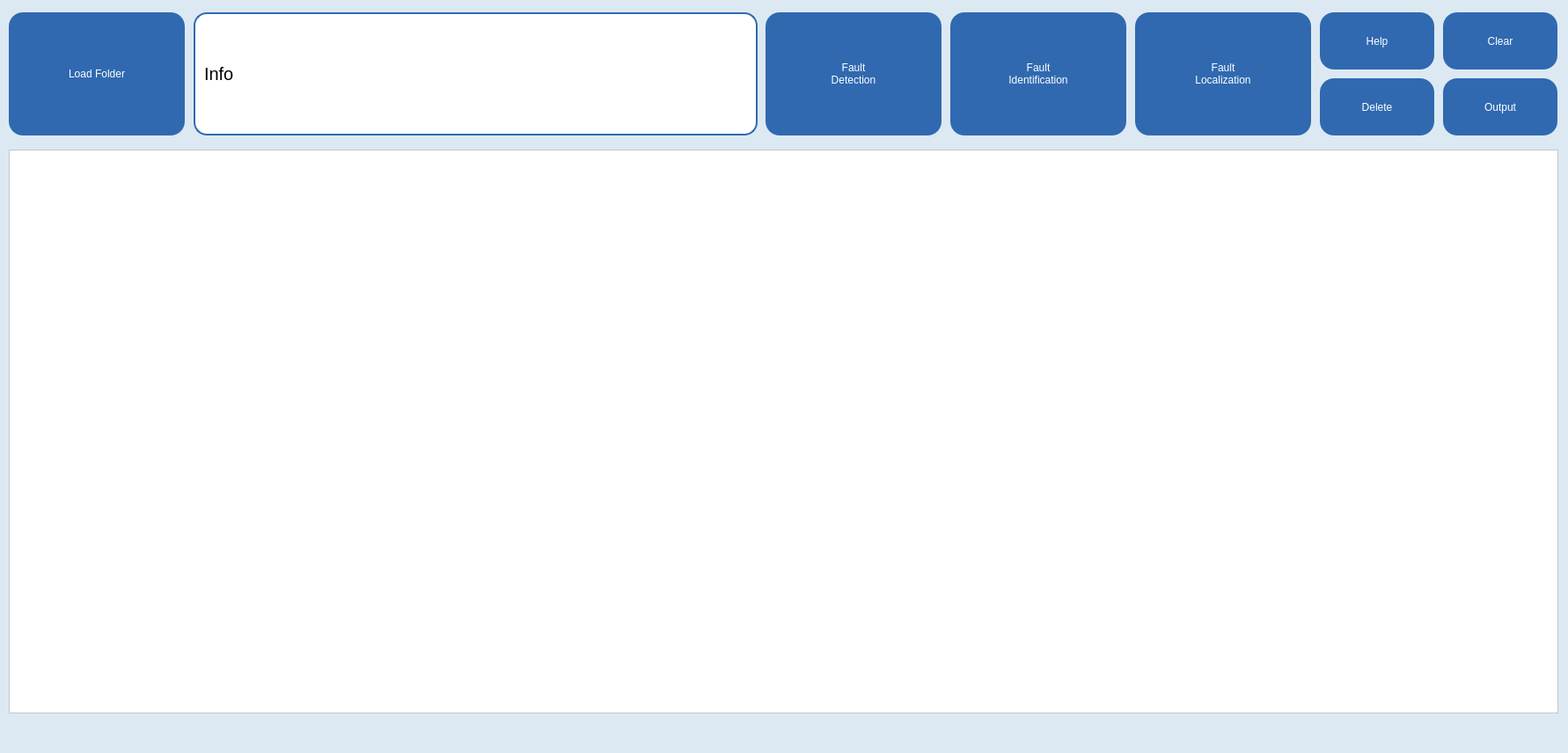
<?xml version="1.0" encoding="UTF-8"?>
<ui version="4.0">
 <class>MainWindow</class>
 <widget class="QMainWindow" name="MainWindow">
  <property name="geometry">
   <rect>
    <x>0</x>
    <y>0</y>
    <width>1782</width>
    <height>856</height>
   </rect>
  </property>
  <property name="windowTitle">
   <string>MainWindow</string>
  </property>
  <property name="styleSheet">
   <string notr="true"/>
  </property>
  <widget class="QWidget" name="centralwidget">
   <property name="styleSheet">
    <string notr="true">background-color: rgb(220, 233, 243);</string>
   </property>
   <widget class="QPushButton" name="button_load_folder">
    <property name="geometry">
     <rect>
      <x>10</x>
      <y>14</y>
      <width>200</width>
      <height>140</height>
     </rect>
    </property>
    <property name="styleSheet">
     <string notr="true">color: rgb(255, 255, 255);
font: 25pt 'Bahnschrift Condensed';
background-color: rgb(48, 105, 176);
border-radius: 16px;</string>
    </property>
    <property name="text">
     <string>Load Folder</string>
    </property>
   </widget>
   <widget class="QTableWidget" name="table_files">
    <property name="geometry">
     <rect>
      <x>10</x>
      <y>170</y>
      <width>1761</width>
      <height>641</height>
     </rect>
    </property>
    <property name="styleSheet">
     <string notr="true">background-color: rgb(255, 255, 255);</string>
    </property>
   </widget>
   <widget class="QPushButton" name="button_output">
    <property name="geometry">
     <rect>
      <x>1640</x>
      <y>89</y>
      <width>130</width>
      <height>65</height>
     </rect>
    </property>
    <property name="styleSheet">
     <string notr="true">color: rgb(255, 255, 255);
font: 25pt 'Bahnschrift Condensed';
background-color: rgb(48, 105, 176);
border-radius: 16px;</string>
    </property>
    <property name="text">
     <string>Output</string>
    </property>
   </widget>
   <widget class="QLabel" name="label_info">
    <property name="geometry">
     <rect>
      <x>220</x>
      <y>14</y>
      <width>641</width>
      <height>140</height>
     </rect>
    </property>
    <property name="styleSheet">
     <string notr="true">font-family: 'Bahnschrift Condensed';
font-size: 15pt;
background-color: rgb(255, 255, 255);
border: 2px solid rgb(48, 105, 176);
border-radius: 15px;
padding: 5px;</string>
    </property>
    <property name="text">
     <string>Info</string>
    </property>
   </widget>
   <widget class="QPushButton" name="button_delete">
    <property name="geometry">
     <rect>
      <x>1500</x>
      <y>89</y>
      <width>130</width>
      <height>65</height>
     </rect>
    </property>
    <property name="styleSheet">
     <string notr="true">color: rgb(255, 255, 255);
font: 25pt 'Bahnschrift Condensed';
background-color: rgb(48, 105, 176);
border-radius: 16px;</string>
    </property>
    <property name="text">
     <string>Delete</string>
    </property>
   </widget>
   <widget class="QPushButton" name="button_help">
    <property name="geometry">
     <rect>
      <x>1500</x>
      <y>14</y>
      <width>130</width>
      <height>65</height>
     </rect>
    </property>
    <property name="styleSheet">
     <string notr="true">color: rgb(255, 255, 255);
font: 25pt 'Bahnschrift Condensed';
background-color: rgb(48, 105, 176);
border-radius: 16px;</string>
    </property>
    <property name="text">
     <string>Help</string>
    </property>
   </widget>
   <widget class="QPushButton" name="button_clear_cache">
    <property name="geometry">
     <rect>
      <x>1640</x>
      <y>14</y>
      <width>130</width>
      <height>65</height>
     </rect>
    </property>
    <property name="styleSheet">
     <string notr="true">color: rgb(255, 255, 255);
font: 25pt 'Bahnschrift Condensed';
background-color: rgb(48, 105, 176);
border-radius: 16px;</string>
    </property>
    <property name="text">
     <string>Clear</string>
    </property>
   </widget>
   <widget class="QPushButton" name="button_fault_detection">
    <property name="geometry">
     <rect>
      <x>870</x>
      <y>14</y>
      <width>200</width>
      <height>140</height>
     </rect>
    </property>
    <property name="styleSheet">
     <string notr="true">color: rgb(255, 255, 255);
font: 25pt 'Bahnschrift Condensed';
background-color: rgb(48, 105, 176);
border-radius: 16px;</string>
    </property>
    <property name="text">
     <string>Fault
Detection</string>
    </property>
   </widget>
   <widget class="QPushButton" name="button_fault_localization">
    <property name="geometry">
     <rect>
      <x>1290</x>
      <y>14</y>
      <width>200</width>
      <height>140</height>
     </rect>
    </property>
    <property name="toolTip">
     <string/>
    </property>
    <property name="styleSheet">
     <string notr="true">color: rgb(255, 255, 255);
font: 25pt 'Bahnschrift Condensed';
background-color: rgb(48, 105, 176);
border-radius: 16px;</string>
    </property>
    <property name="text">
     <string>Fault
Localization</string>
    </property>
   </widget>
   <widget class="QPushButton" name="button_fault_identification">
    <property name="geometry">
     <rect>
      <x>1080</x>
      <y>14</y>
      <width>200</width>
      <height>140</height>
     </rect>
    </property>
    <property name="styleSheet">
     <string notr="true">color: rgb(255, 255, 255);
font: 25pt 'Bahnschrift Condensed';
background-color: rgb(48, 105, 176);
border-radius: 16px;</string>
    </property>
    <property name="text">
     <string>Fault
Identification</string>
    </property>
   </widget>
  </widget>
  <widget class="QMenuBar" name="menubar">
   <property name="geometry">
    <rect>
     <x>0</x>
     <y>0</y>
     <width>1782</width>
     <height>23</height>
    </rect>
   </property>
   <property name="styleSheet">
    <string notr="true">background-color: rgb(220, 233, 243);</string>
   </property>
  </widget>
  <widget class="QStatusBar" name="statusbar">
   <property name="styleSheet">
    <string notr="true">background-color: rgb(220, 233, 243);</string>
   </property>
  </widget>
 </widget>
 <resources/>
 <connections/>
</ui>
